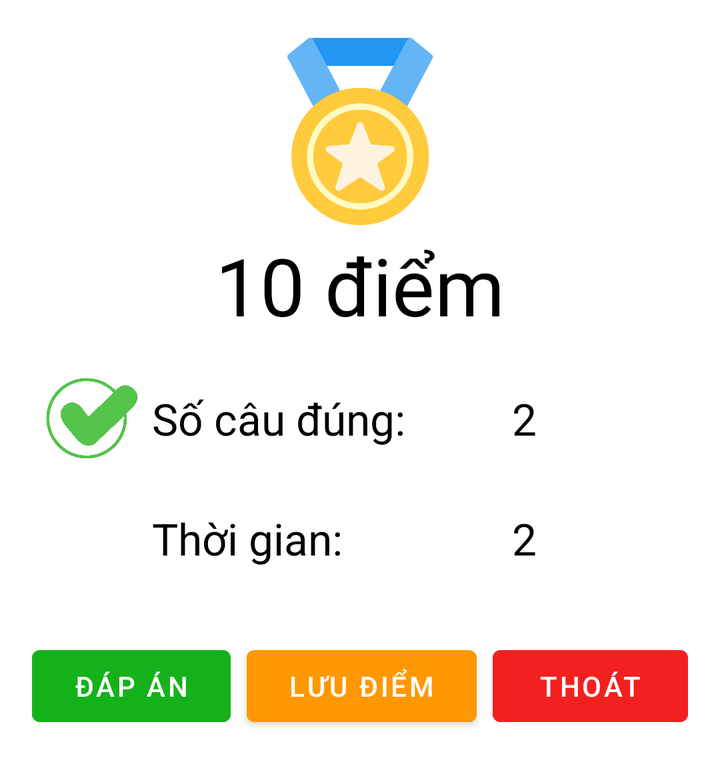
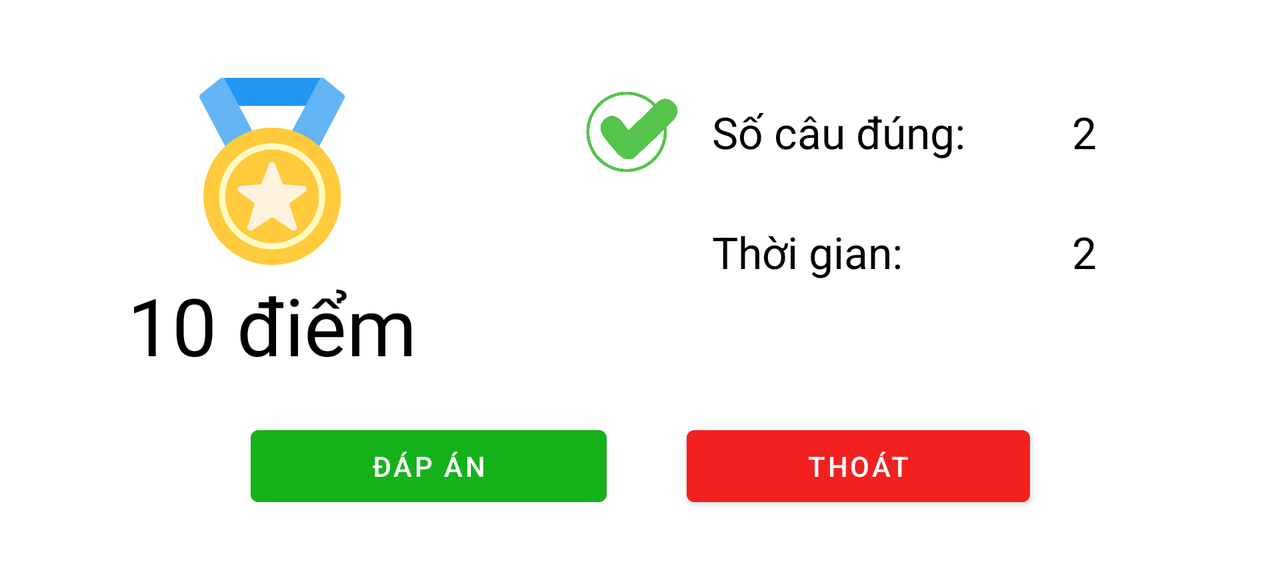

The same Android screen from two of the app's own layout files: first res/layout/ as a phone draws it, then the repository's variant for another configuration, drawn on a device whose configuration selects that folder. Both files follow.
<!-- AndroidManifest.xml: application theme Theme.ThiTracNghiem -->
<!-- res/layout/result_dialog.xml -->
<?xml version="1.0" encoding="utf-8"?>
<LinearLayout xmlns:android="http://schemas.android.com/apk/res/android"
    android:layout_width="match_parent"
    android:layout_height="wrap_content"
    android:orientation="vertical"
    android:padding="16dp">

    <ImageView
        android:layout_width="100dp"
        android:layout_height="100dp"
        android:src="@drawable/huy_chuong"
        android:layout_gravity="center_horizontal"
        />
    <TextView
        android:id="@+id/tvScore"
        android:layout_width="wrap_content"
        android:layout_height="wrap_content"
        android:text="10 điểm"
        android:textColor="@color/black"
        android:textSize="40dp"
        android:layout_gravity="center_horizontal"/>

    <LinearLayout
        android:orientation="horizontal"
        android:layout_width="match_parent"
        android:layout_height="wrap_content"
        android:layout_marginTop="10dp"
        >

        <ImageView
            android:layout_width="60dp"
            android:layout_height="60dp"
            android:src="@drawable/green_check"/>
        <TextView
            android:layout_width="180dp"
            android:layout_height="wrap_content"

            android:text="Số câu đúng:"
            android:textColor="@color/black"
            android:textSize="22dp"
            android:layout_gravity="center_vertical"
            />

        <TextView
            android:text="2"
            android:textSize="22dp"
            android:layout_width="wrap_content"
            android:layout_height="wrap_content"
            android:id="@+id/tvTrue"
            android:layout_weight="1"
            android:layout_gravity="center_vertical"
            android:textColor="@color/black"/>
    </LinearLayout>

    <LinearLayout
        android:orientation="horizontal"
        android:layout_width="match_parent"
        android:layout_height="wrap_content"
        >

        <ImageView
            android:layout_width="60dp"
            android:layout_height="60dp"
            android:padding="8dp"
            android:src="@drawable/alarm_clock_icon"/>
        <TextView
            android:layout_width="180dp"
            android:layout_height="wrap_content"
            android:text="Thời gian:"
            android:textColor="@color/black"
            android:textSize="22dp"
            android:layout_gravity="center_vertical"
            />

        <TextView
            android:text="2"
            android:textSize="22dp"
            android:layout_width="wrap_content"
            android:layout_height="wrap_content"
            android:id="@+id/tvThoiGian"
            android:layout_weight="1"
            android:layout_gravity="center_vertical"
            android:textColor="@color/black"/>
    </LinearLayout>


    <LinearLayout
        android:orientation="horizontal"
        android:layout_width="match_parent"
        android:layout_marginTop="20dp"
        android:layout_height="wrap_content">

        <Button
            android:text="Đáp án"
            android:layout_width="wrap_content"
            android:layout_height="wrap_content"
            android:id="@+id/btnAnswer"
            android:layout_weight="1"
            android:backgroundTint="#15B11B"
            android:layout_marginRight="4dp"/>

        <Button
            android:text="Lưu điểm"
            android:layout_width="wrap_content"
            android:layout_height="wrap_content"
            android:id="@+id/btnSaveScore"
            android:layout_weight="1"
            android:backgroundTint="#FF9800"
            android:layout_marginHorizontal="4dp"/>

        <Button
            android:text="Thoát"
            android:layout_width="wrap_content"
            android:layout_height="wrap_content"
            android:id="@+id/btnExit"
            android:layout_weight="1"
            android:backgroundTint="#F32020"
            android:layout_marginLeft="4dp"/>
    </LinearLayout>


</LinearLayout>
<!-- resources referenced by this layout -->
<resources>
  <!-- drawable green_check: jpg bitmap (drawable, 99006 bytes) -->
  <!-- drawable huy_chuong: png bitmap (drawable, 27245 bytes) -->
  <style name="Theme.ThiTracNghiem" parent="Theme.MaterialComponents.DayNight.NoActionBar">
          
          <item name="colorPrimary">@color/purple_500</item>
          <item name="colorPrimaryVariant">@color/purple_700</item>
          <item name="colorOnPrimary">@color/white</item>
          
          <item name="colorSecondary">@color/teal_200</item>
          <item name="colorSecondaryVariant">@color/teal_700</item>
          <item name="colorOnSecondary">@color/black</item>
          
          <item name="android:statusBarColor">?attr/colorPrimaryVariant</item>
          
      </style>
</resources>
<!-- res/layout-land/result_dialog.xml (the repository's variant of the layout above) -->
<!-- drawn on the phone turned sideways -->
<?xml version="1.0" encoding="utf-8"?>
<androidx.constraintlayout.widget.ConstraintLayout xmlns:android="http://schemas.android.com/apk/res/android"
    xmlns:app="http://schemas.android.com/apk/res-auto"
    xmlns:tools="http://schemas.android.com/tools"
    android:layout_width="match_parent"
    android:layout_height="wrap_content"
    android:orientation="vertical"
    android:padding="16dp"
    android:layout_margin="20dp">

    <ImageView
        android:id="@+id/imageView5"
        android:layout_width="100dp"
        android:layout_height="100dp"
        android:layout_marginLeft="50dp"
        android:src="@drawable/huy_chuong"
        app:layout_constraintStart_toStartOf="parent"
        app:layout_constraintTop_toTopOf="parent" />

    <TextView
        android:id="@+id/tvScore"
        android:layout_width="wrap_content"
        android:layout_height="wrap_content"
        android:layout_gravity="center_horizontal"
        android:text="10 điểm"
        android:textColor="@color/black"
        android:textSize="40dp"
        app:layout_constraintEnd_toEndOf="@+id/imageView5"
        app:layout_constraintStart_toStartOf="@+id/imageView5"
        app:layout_constraintTop_toBottomOf="@+id/imageView5" />


    <ImageView
        android:id="@+id/imageView3"
        android:layout_width="60dp"
        android:layout_height="60dp"
        android:layout_marginLeft="100dp"
        android:src="@drawable/green_check"
        app:layout_constraintStart_toEndOf="@+id/imageView5"
        tools:layout_editor_absoluteY="16dp" />

    <TextView
        android:id="@+id/textView3"
        android:layout_width="180dp"
        android:layout_height="wrap_content"
        android:layout_gravity="center_vertical"
        android:layout_marginLeft="10dp"
        android:text="Số câu đúng:"
        android:textColor="@color/black"
        android:textSize="22dp"
        app:layout_constraintBottom_toBottomOf="@+id/imageView3"
        app:layout_constraintStart_toEndOf="@+id/imageView3"
        app:layout_constraintTop_toTopOf="@+id/imageView3" />

    <TextView
        android:id="@+id/tvTrue"
        android:layout_width="wrap_content"
        android:layout_height="wrap_content"
        android:layout_gravity="center_vertical"
        android:layout_weight="1"
        android:text="2"
        android:textColor="@color/black"
        android:textSize="22dp"
        app:layout_constraintBottom_toBottomOf="@+id/textView3"
        app:layout_constraintStart_toEndOf="@+id/textView3"
        app:layout_constraintTop_toTopOf="@+id/textView3" />


    <ImageView
        android:id="@+id/imageView4"
        android:layout_width="60dp"
        android:layout_height="60dp"
        android:padding="8dp"
        android:src="@drawable/alarm_clock_icon"
        app:layout_constraintStart_toStartOf="@+id/imageView3"
        app:layout_constraintTop_toBottomOf="@+id/imageView3" />

    <TextView
        android:id="@+id/textView2"
        android:layout_width="180dp"
        android:layout_height="wrap_content"
        android:layout_gravity="center_vertical"
        android:text="Thời gian:"
        android:textColor="@color/black"
        android:textSize="22dp"
        android:layout_marginLeft="10dp"
        app:layout_constraintBottom_toBottomOf="@+id/imageView4"
        app:layout_constraintStart_toEndOf="@+id/imageView4"
        app:layout_constraintTop_toBottomOf="@+id/imageView3" />

    <TextView
        android:id="@+id/tvThoiGian"
        android:layout_width="wrap_content"
        android:layout_height="wrap_content"
        android:layout_gravity="center_vertical"
        android:layout_weight="1"
        android:text="2"
        android:textColor="@color/black"
        android:textSize="22dp"
        app:layout_constraintBottom_toBottomOf="@+id/textView2"
        app:layout_constraintStart_toEndOf="@+id/textView2"
        app:layout_constraintTop_toTopOf="@+id/textView2" />


    <LinearLayout
        android:layout_width="wrap_content"
        android:layout_height="wrap_content"
        android:layout_marginTop="20dp"
        android:gravity="center"
        app:layout_constraintEnd_toEndOf="parent"
        app:layout_constraintStart_toStartOf="parent"
        app:layout_constraintTop_toBottomOf="@+id/tvScore">

        <Button
            android:id="@+id/btnAnswer"
            android:layout_width="wrap_content"
            android:layout_height="wrap_content"
            android:paddingHorizontal="60dp"
            android:backgroundTint="#15B11B"
            android:text="Đáp án"
            android:layout_marginHorizontal="20dp"
            />


        <Button
            android:id="@+id/btnExit"
            android:layout_width="wrap_content"
            android:layout_height="wrap_content"
            android:layout_marginLeft="4dp"
            android:paddingHorizontal="60dp"
            android:layout_marginHorizontal="20dp"
            android:backgroundTint="#F32020"
            android:text="Thoát" />
    </LinearLayout>



</androidx.constraintlayout.widget.ConstraintLayout>
